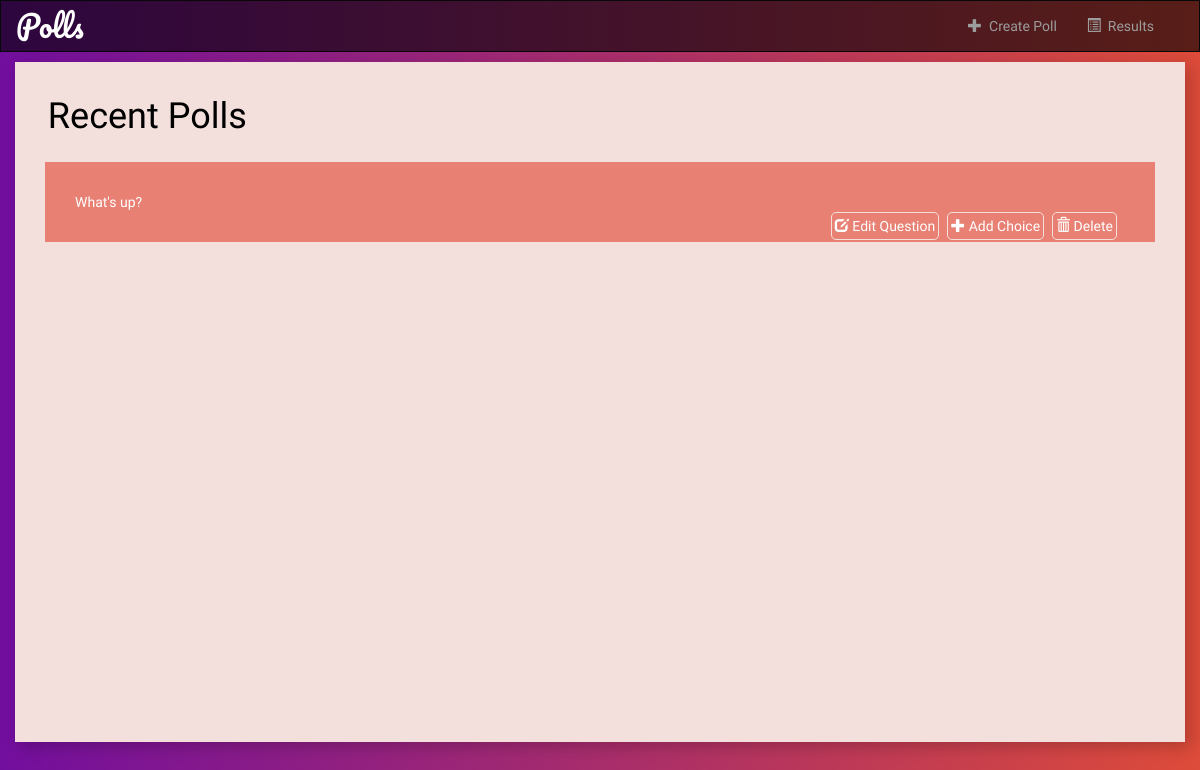
The page /polls/ on the database as committed earlier.
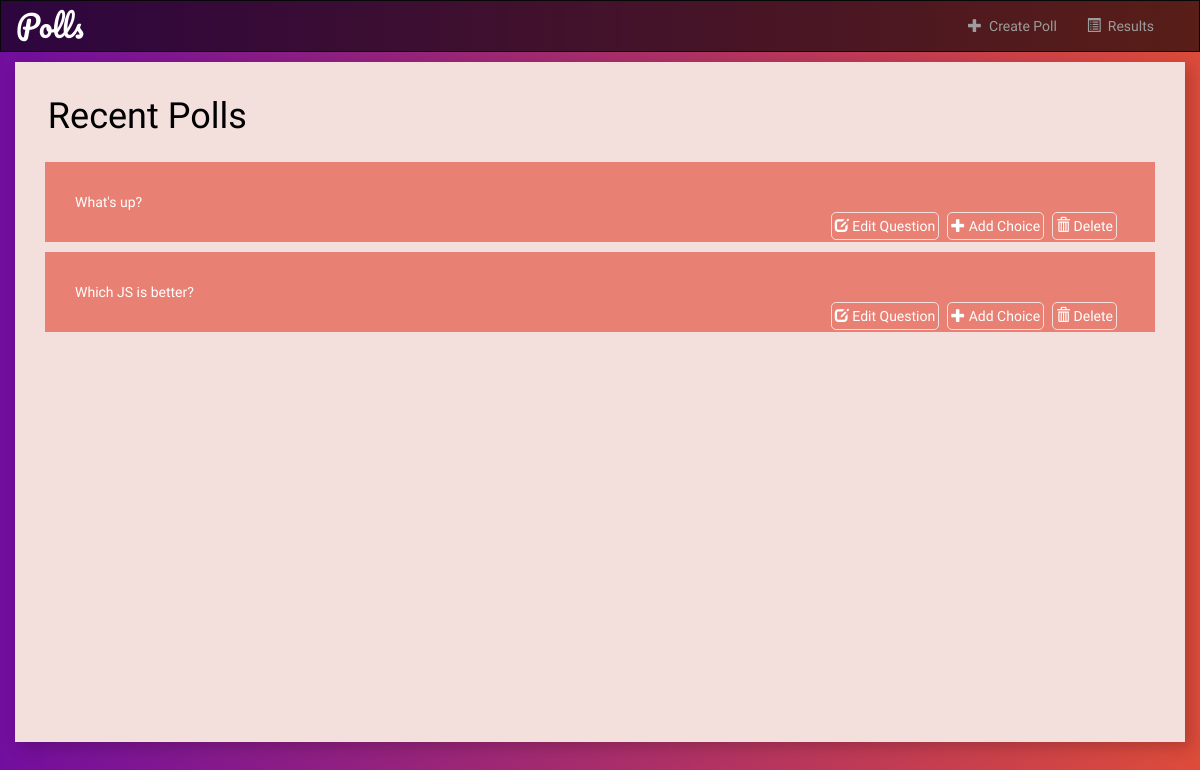
The same page on the database as committed later.
### polls/models.py (models this page shows, shortened)
class Question(models.Model):
    question_text= models.CharField(max_length=500)
    pub_date= models.DateTimeField('date published',null=True)
    def was_published_recently(self):
        now = timezone.now()
        return now - datetime.timedelta(days=1) <= self.pub_date <= now
    was_published_recently.admin_order_field='pub_date'
    was_published_recently.boolean=True
    was_published_recently.short_description='Published recently?'

### polls/views.py (the view)
# urls.py: path('', views.IndexView.as_view(), name='index'),
class IndexView(generic.ListView):
	template_name='polls/index.html'
	context_object_name='latest_question_list'
	def get_queryset(self):
		return Question.objects.all()

### polls/templates/polls/index.html (shortened to what this page needs)
{% extends 'polls/base.html' %}
{% block body%}
<div class="heading"><h1>&nbsp;&nbsp;Recent Polls</h1></div>
{% if latest_question_list %}
	<ul class="list">
		{% for question in latest_question_list%}
			<li class="list_item">
				<a href="{% url 'polls:detail' question.id %}">{{question.question_text}}</a>
				<a href="{% url 'polls:questiondelete' question.id %}" class="list_item_attr">
					<i class="glyphicon glyphicon-trash"></i>&nbsp;Delete</a>
				<a href="{% url 'polls:choiceadd' question.id %}" class="list_item_attr"><span class="glyphicon glyphicon-plus"></span>&nbsp;Add Choice</a>
				<a href="{% url 'polls:questionedit' question.id %}" class="list_item_attr"><i class="glyphicon glyphicon-edit"></i>&nbsp;Edit Question</a>
			</li>
		{% endfor %}
	</ul>
{% else %}
	<p>No polls are available.</p>
{% endif %}
{% endblock%}

Rows that differ between the two databases and show on the page:
added Question: question_text "Which JS is better?"
